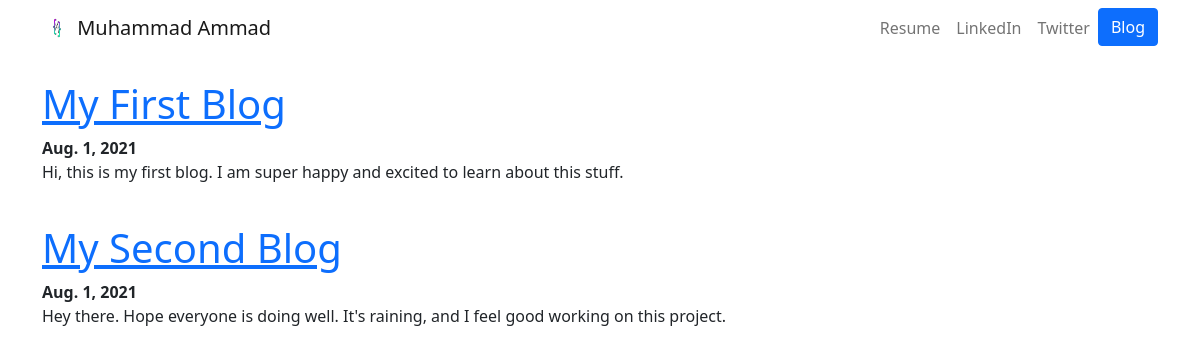
Screenshot of /blog/ with the database file from the repository.
### myBlog/models.py (models this page shows, shortened)
class Blog(models.Model):
    title = models.CharField(max_length=200)
    date = models.DateField()
    description = models.TextField()

### myBlog/views.py (the view)
# urls.py: path('', views.all_blogs, name ='all_blogs'),
def all_blogs(request):
    blogs = Blog.objects.order_by('-date')[:4] #we can also write Blog.objects.all() this will load all blog posts however, current query represents recent 4 posts only
    return render(request, 'myBlog/all_blogs.html', {'blogs':blogs})

### myBlog/templates/myBlog/all_blogs.html
{% extends 'myportfolioApp/base.html' %}
{% block content %}
<!DOCTYPE html>
    <div>
        {% for blog in blogs %}
        <a href="{% url 'blog:detail' blog.id %}"><h2 class="display-6">{{ blog.title }}</h2></a>
        <b>{{ blog.date }}</b>
        <p>{{ blog.description }}</p>
        <br>
        {% endfor %}
    </div>
{% endblock %}

### rows the page displays
Blog: title "My First Blog", date "Aug. 1, 2021", description "Hi, this is my first blog. I am super happy and excited to learn about this stuff."
Blog: title "My Second Blog", date "Aug. 1, 2021", description "Hey there. Hope everyone is doing well. It's raining, and I feel good working on this project."
